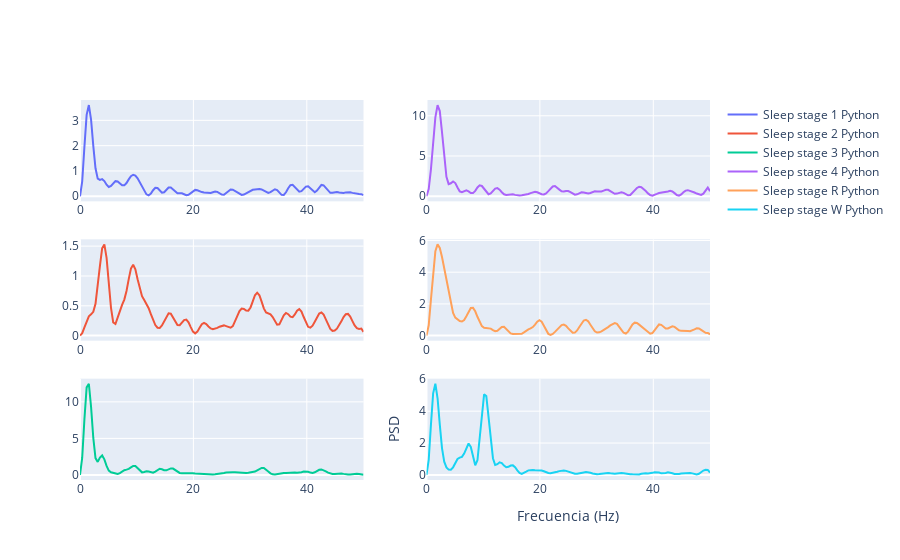

Write notebook code for a chart like this one.
### Markdown cell above
### Barlett

### Code cell
# pip install pyEDFlib
import pyedflib  # Importa la biblioteca pyEDFlib para leer archivos EDF.
import numpy as np  # Importa la biblioteca numpy para trabajar con matrices y funciones matemáticas.
import scipy  # Importa la biblioteca scipy para funciones científicas y de ingeniería.
import plotly.graph_objects as go  # Importa los objetos gráficos de Plotly para crear gráficos.
from plotly.subplots import make_subplots  # Importa la función para crear subplots en Plotly.

# Datos de ejemplo para demostración
edf = pyedflib.EdfReader("SC4001E0-PSG.edf")  # Abre el archivo EDF con los datos de la señal.
hypnogram = pyedflib.EdfReader("SC4001EC-Hypnogram.edf")  # Abre el archivo EDF con los datos del hipnograma.
num_signals = edf.signals_in_file  # Obtiene el número de señales en el archivo EDF.

# Leer las señales
signals = []  # Lista para almacenar las señales.
labels = []  # Lista para almacenar las etiquetas de las señales.
for i in range(num_signals):
    signals.append(edf.readSignal(i))  # Lee cada señal y la añade a la lista de señales.
    labels.append(edf.getLabel(i))  # Lee la etiqueta de cada señal y la añade a la lista de etiquetas.

annotations = hypnogram.readAnnotations()  # Lee las anotaciones del hipnograma.

# Cerrar los archivos EDF
edf.close()  # Cierra el archivo EDF de las señales.
hypnogram.close()  # Cierra el archivo EDF del hipnograma.

annTime = annotations[0]  # Obtiene los tiempos de las anotaciones.
annLbl = annotations[2]  # Obtiene las etiquetas de las anotaciones.
lbls = np.unique(annLbl)  # Obtiene las etiquetas únicas de las anotaciones.
lbls = lbls[[0, 1, 2, 3, 5, 6]]  # Selecciona un subconjunto de etiquetas para graficar.
fs = 100  # Frecuencia de muestreo.

# Crear subplots
fig = make_subplots(rows=3, cols=2)  # Crea una figura con 3 filas y 2 columnas de subplots.
nfft = 256  # Número de puntos para la FFT.
K = 3  # Número de segmentos.
w = 50  # Tamaño de cada segmento.

for i in range(len(lbls)):
    indice = annTime[np.where(annLbl == lbls[i])[0][0]].astype(int)  # Encuentra el índice de la primera aparición de cada etiqueta.
    signal = signals[1][indice : indice + 150]  # Obtiene un segmento de la señal correspondiente a la etiqueta.
    Pxx_k = np.zeros((nfft // 2 + 1, K))  # Inicializa una matriz para almacenar los periodogramas de cada segmento.
    for k in range(K):
        segment = signal[k * w: (k + 1) * w]
        f, Pxx_k[:, k] = scipy.signal.periodogram(segment, fs, nfft=nfft)  # Calcula el periodograma del segmento.
    Pxx = np.mean(Pxx_k, axis=1)  # Promedia los periodogramas de los segmentos.

    if i < 3:
        r = i + 1  # Determina la fila del subplot.
        c = 1  # Determina la columna del subplot.
    else:
        r = i - 2  # Ajusta la fila del subplot para las etiquetas restantes.
        c = 2  # Ajusta la columna del subplot para las etiquetas restantes.
    fig.add_trace(
        go.Scatter(x=f, y=Pxx, mode="lines", name=lbls[i] + " Python"), row=r, col=c
    )  # Añade la traza del periodograma al subplot correspondiente.
    fig.update_xaxes(title_text="Frecuencia (Hz)", row=3, col=2)  # Añade el título del eje x al subplot en la posición (3, 2).
    fig.update_yaxes(title_text="PSD", row=3, col=2)  # Añade el título del eje y al subplot en la posición (3, 2).

# Mostrar gráfico
fig.show()  # Muestra la figura interactiva.

### Figure 1 — Plotly figure (JSON) as saved in the notebook; plotly's stock layout.template omitted (floating-point values rounded to 4 significant figures; data arrays with more than 128 entries replaced by an {"elided": "..."} marker saying what was removed)
{"data": [{"mode": "lines", "name": "Sleep stage 1 Python", "type": "scatter", "x": {"elided": "129 float values"}, "xaxis": "x", "y": {"elided": "129 float values"}, "yaxis": "y"}, {"mode": "lines", "name": "Sleep stage 2 Python", "type": "scatter", "x": {"elided": "129 float values"}, "xaxis": "x3", "y": {"elided": "129 float values"}, "yaxis": "y3"}, {"mode": "lines", "name": "Sleep stage 3 Python", "type": "scatter", "x": {"elided": "129 float values"}, "xaxis": "x5", "y": {"elided": "129 float values"}, "yaxis": "y5"}, {"mode": "lines", "name": "Sleep stage 4 Python", "type": "scatter", "x": {"elided": "129 float values"}, "xaxis": "x2", "y": {"elided": "129 float values"}, "yaxis": "y2"}, {"mode": "lines", "name": "Sleep stage R Python", "type": "scatter", "x": {"elided": "129 float values"}, "xaxis": "x4", "y": {"elided": "129 float values"}, "yaxis": "y4"}, {"mode": "lines", "name": "Sleep stage W Python", "type": "scatter", "x": {"elided": "129 float values"}, "xaxis": "x6", "y": {"elided": "129 float values"}, "yaxis": "y6"}], "layout": {"xaxis": {"anchor": "y", "domain": [0, 0.45]}, "xaxis2": {"anchor": "y2", "domain": [0.55, 1]}, "xaxis3": {"anchor": "y3", "domain": [0, 0.45]}, "xaxis4": {"anchor": "y4", "domain": [0.55, 1]}, "xaxis5": {"anchor": "y5", "domain": [0, 0.45]}, "xaxis6": {"anchor": "y6", "domain": [0.55, 1], "title": {"text": "Frecuencia (Hz)"}}, "yaxis": {"anchor": "x", "domain": [0.7333, 1]}, "yaxis2": {"anchor": "x2", "domain": [0.7333, 1]}, "yaxis3": {"anchor": "x3", "domain": [0.3667, 0.6333]}, "yaxis4": {"anchor": "x4", "domain": [0.3667, 0.6333]}, "yaxis5": {"anchor": "x5", "domain": [0, 0.2667]}, "yaxis6": {"anchor": "x6", "domain": [0, 0.2667], "title": {"text": "PSD"}}}}
